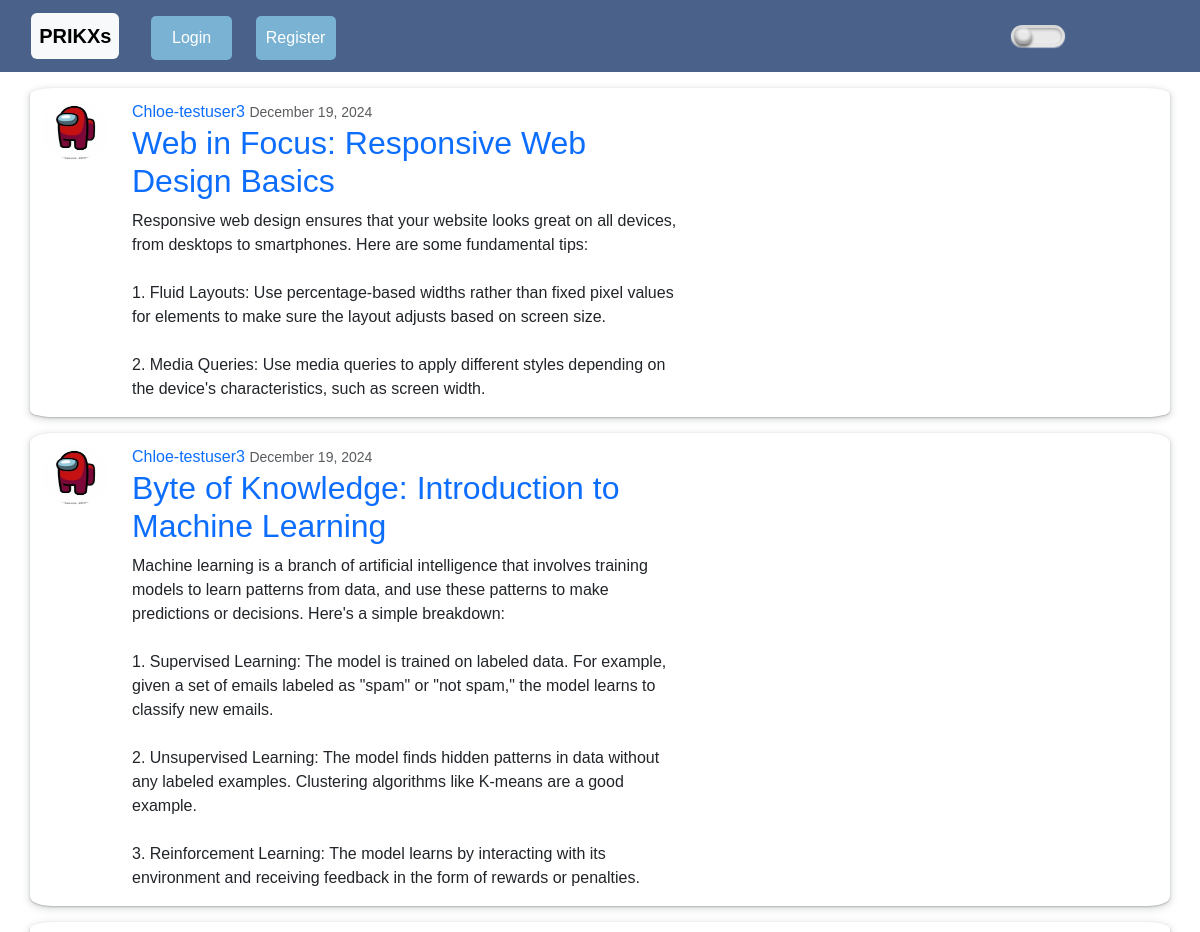
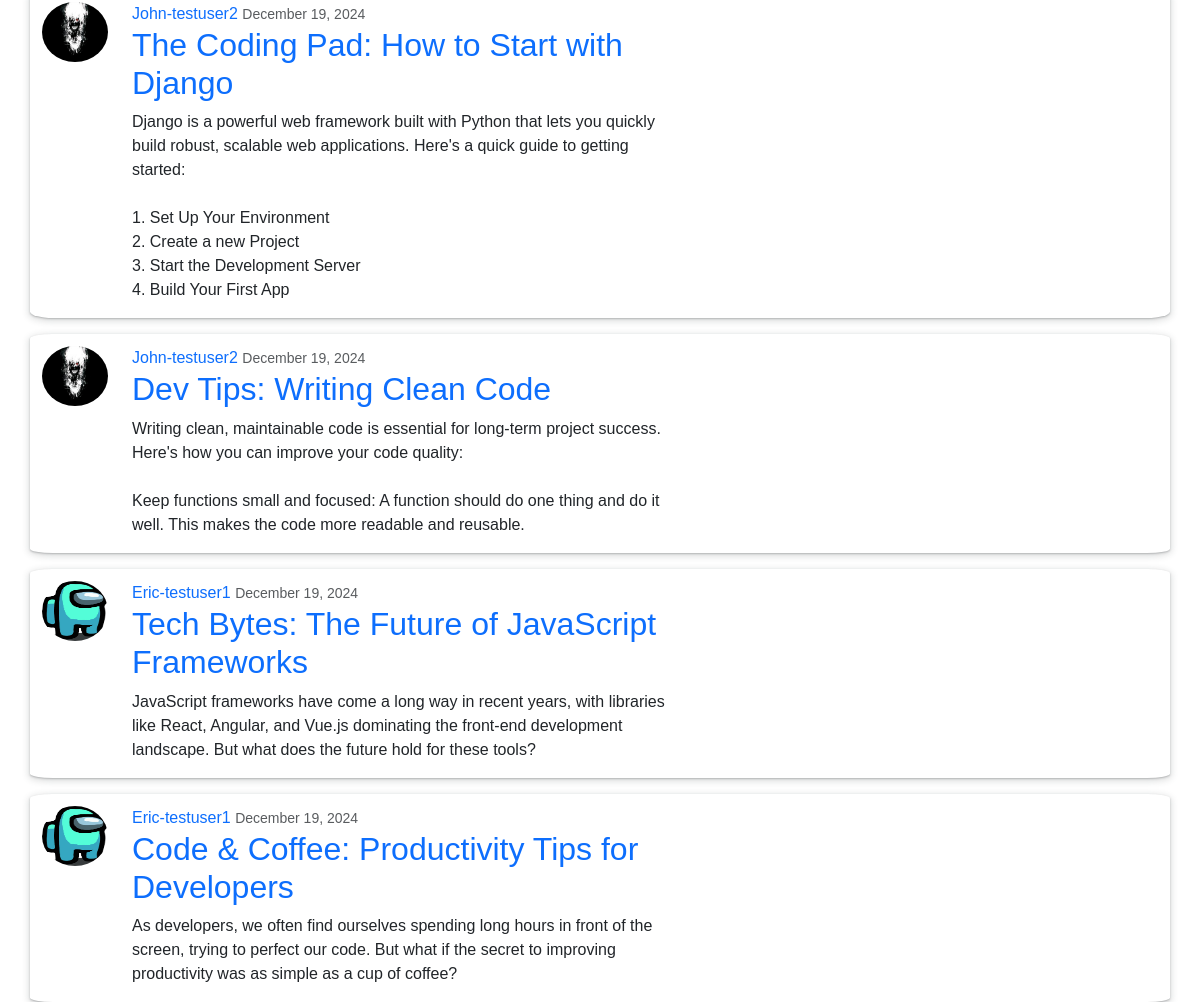
The page / on the database its author committed (2 pictures, top to bottom).
### App/models.py (models this page shows, shortened)
class Post(models.Model):
    title = models.CharField(max_length=100)
    content = models.TextField()
    date_posted = models.DateTimeField(default=timezone.now)
    author = models.ForeignKey(User, on_delete=models.CASCADE)

### Users/models.py (models this page shows, shortened)
class profile(models.Model):
    user = models.OneToOneField(User, on_delete=models.CASCADE)
    image = models.ImageField(default='default.jpg', upload_to='profile pics')

### App/views.py (the view)
# urls.py: path('',PostListView.as_view(), name='app-home'),
class PostListView(ListView):
    model = Post
    template_name = 'home.html'
    context_object_name = 'posts'
    ordering = ['-date_posted']

### App/templates/home.html
{% extends "index.html" %}
{% block content %}
<div class="container">
    {% for post in posts %}
    <article class="media blog-content row mt-3">
        <img class="rounded-circle col-6" src="{{ post.author.profile.image.url }}" alt="profile pic" style="width: 90; height: 60;">
        <div class="media-body col-6">
            <div class="articles-metadata">
                <a href="{% url 'user-posts' post.author.username %}">{{ post.author }} </a>
                <small class="text-muted">{{ post.date_posted|date:" F d, Y" }}</small>
            </div>
            <h2 class="article-titles"><a href="{% url 'post-detail' post.id %}" class="article-title">{{ post.title }}</a></h2>
            <p>{{ post.content|linebreaksbr }}</p>
        </div>
    </article>
    {% endfor %}
</div>
{% endblock %}

### App/templates/index.html (shortened to what this page needs)
{% load static %}
<html lang="en" data-bs-theme="light">
  <head>
    <link href="https://cdn.jsdelivr.net/npm/bootstrap@5.3.3/dist/css/bootstrap.min.css" rel="stylesheet">
    <link rel="stylesheet" href="{% static 'darkmode.css' %}">
    <link rel="stylesheet" href="{% static 'login.css' %}">
    <link rel="stylesheet" href="{% static 'other.css' %}">
  </head>
  <body>
    <header class="site-header">
      <nav class="navbar navbar-expand ps-3 row" style="background: #4A628A;">
        <ul class="navbar-nav col-10">
          <li class="navbar-brand"><a class="nav-link text-bg-light rounded" href="{% url 'app-home' %}"><b>PRIKXs</b></a></li>
          <div class="row mx-1 justify-content-end navitems">
            {% if user.is_authenticated %}
            <li class="navbar-item col-3" style="width: fit-content;"><button class="btn btn-outline-warning" onclick="window.location.href='{% url 'user-posts' user.username %}'">My Posts</button></li>
            <li class="navbar-item col-3"><button class="btn btn-outline-warning" style="width: max-content;margin-right: 5vw;" onclick="window.location.href='{% url 'post-create' %}'">New Post</button></li>
              <li class="navbar-item col-3"><button class="btn btn-outline-warning" onclick="window.location.href='{% url 'profile' %}'">Profile</button></li>
              <li class="navbar-item col-3">
                <form method="post" action="{% url 'logout' %}">
                  {% csrf_token %}
                  <button class="btn btn-outline-warning" type="submit">Logout</button>
                </form>
              </li>
            {% else %}
              <li class="navbar-item col-6"><button class="btn btn-outline-warning" onclick="window.location.href='{% url 'login' %}'">Login</button></li>
              <li class="navbar-item col-6 "><button class="btn btn-outline-warning" style="padding-right: 2em;" onclick="window.location.href='{% url 'register' %}'">Register</button></li>
            {% endif %}
          </div>
        </ul>
        <div class="col-2" id="toggle-wrapper">
          <div class="toggle-container">
            <div class="toggle-button">
            </div>
          </div>
        </div>
      </nav>
    </header>
      {% block content %}
      {% endblock %}
  </body>
</html>

### App/static/darkmode.css (style rules this page uses)
body { overflow-y: auto; }
#toggle-wrapper { display: flex; justify-content: center; align-items: center; position: relative; border-radius: .5em; padding: .125em; background-image: linear-gradient(to bottom, #d5d5d5, #e8e8e8); box-shadow: 0 1px 1px rgb(255 255 255 / .6); font-size: 1.5em; width: min-content; }
.toggle-container { display: flex; align-items: center; position: relative; border-radius: .375em; width: 2em; height: 0.7em; background-color: #e8e8e8; box-shadow: inset 0 0 .0625em .125em rgb(255 255 255 / .2), inset 0 .0625em .125em rgb(0 0 0 / .4); transition: background-color .4s linear; }
.toggle-button { display: flex; justify-content: center; align-items: center; position: absolute; left: .045em; border-radius: .3125em; width: 0.7em; height: 0.68em; background-color: #e8e8e8; box-shadow: inset 0 -.0625em .0625em .125em rgb(0 0 0 / .1), inset 0 -.125em .0625em rgb(0 0 0 / .2), inset 0 .1875em .0625em rgb(255 255 255 / .3), 0 .125em .125em rgb(0 0 0 / .5); transition: left .4s; }
.navbar-nav { padding-left: 1.7em; }
.navitems { padding-top: 0.5em; }

### App/static/login.css (style rules this page uses)
* { margin: 0; padding: 0; box-sizing: border-box; font-family: Arial, sans-serif; }
.btn { width: 100%; padding: 10px; background: #4A628A; color: #fff; border: none; border-radius: 5px; cursor: pointer; font-size: 16px; }
.btn-outline-warning { background: #7AB2D3; }

### App/static/other.css (style rules this page uses)
.article-title { text-decoration: none; }
.blog-content { border-radius: 2%; width: auto; padding-top: 1.5vh; }

### rows shown on the page
Post: author.profile.image (picture), author "Chloe-testuser3", date_posted "December 19, 2024", title "Web in Focus: Responsive Web Design Basics", content "Responsive web design ensures that your website looks great on all devices, from desktops to smartphones. Here are some fundamental tips: 1. Fluid Layouts: Use percentage-based widths rather than fixed pixel values for elements to make sure the layout adjusts based on screen size. 2. Media Queries: Use media queries to apply different styles depending on the device's characteristics, such as screen width."
Post: author.profile.image (picture), author "Chloe-testuser3", date_posted "December 19, 2024", title "Byte of Knowledge: Introduction to Machine Learning", content "Machine learning is a branch of artificial intelligence that involves training models to learn patterns from data, and use these patterns to make predictions or decisions. Here's a simple breakdown: 1. Supervised Learning: The model is trained on labeled data. For example, given a set of emails labeled as \"spam\" or \"not spam,\" the model learns to classify new emails. 2. Unsupervised Learning: The model finds hidden patterns in data without any labeled examples. Clustering algorithms like K-means are a good example. 3. Reinforcement Learning: The model learns by interacting with its environment and receiving feedback in the form of rewards or penalties."
Post: author.profile.image (placeholder picture), author "John-testuser2", date_posted "December 19, 2024", title "The Coding Pad: How to Start with Django", content "Django is a powerful web framework built with Python that lets you quickly build robust, scalable web applications. Here's a quick guide to getting started: 1. Set Up Your Environment 2. Create a new Project 3. Start the Development Server 4. Build Your First App"
Post: author.profile.image (placeholder picture), author "John-testuser2", date_posted "December 19, 2024", title "Dev Tips: Writing Clean Code", content "Writing clean, maintainable code is essential for long-term project success. Here's how you can improve your code quality: Keep functions small and focused: A function should do one thing and do it well. This makes the code more readable and reusable."
Post: author.profile.image (picture), author "Eric-testuser1", date_posted "December 19, 2024", title "Tech Bytes: The Future of JavaScript Frameworks", content "JavaScript frameworks have come a long way in recent years, with libraries like React, Angular, and Vue.js dominating the front-end development landscape. But what does the future hold for these tools?"
Post: author.profile.image (picture), author "Eric-testuser1", date_posted "December 19, 2024", title "Code & Coffee: Productivity Tips for Developers", content "As developers, we often find ourselves spending long hours in front of the screen, trying to perfect our code. But what if the secret to improving productivity was as simple as a cup of coffee?"
